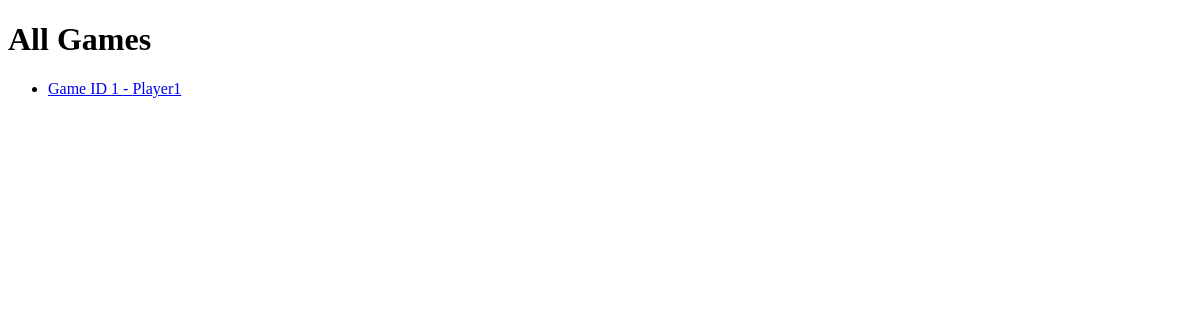
/wordle_game/games/, run on an earlier commit of the app's database.
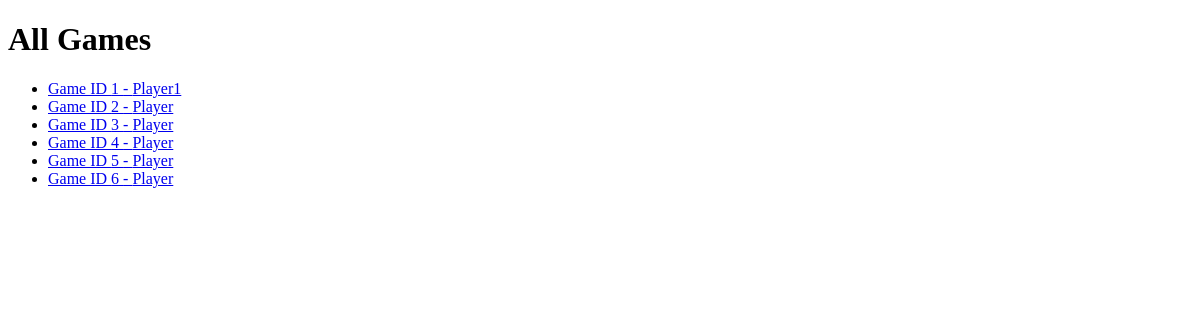
And on a later commit of the database.
### wordle_game/models.py (models this page shows, shortened)
class Game(models.Model):
    player_name = models.CharField(max_length=50)
    correct_word = models.ForeignKey(Word, on_delete=models.CASCADE)
    attempts = models.ManyToManyField(Attempt)
    MAX_ATTEMPTS = 5

### wordle_game/views.py (the view)
# urls.py: path("games/", views.all_games, name="all_games"),
def all_games(request):
    games = Game.objects.all()
    return render(request, "wordle_game/all_games.html", {"games": games})

### wordle_game/templates/wordle_game/all_games.html (shortened to what this page needs)
<!DOCTYPE html>
<html lang="en">
<head>
</head>
<body>
    <h1>All Games</h1>
    {% if games %}
        <ul>
        {% for game in games %}
            <li><a href="{% url 'game_board' game.id %}">Game ID {{ game.id }} - {{ game.player_name }}</a></li>
        {% endfor %}
        </ul>
    {% else %}
        <p>No games available.</p>
    {% endif %}
</body>
</html>

What changed in the data, as far as the page shows it:
added Game: id "2", player_name "Player"
added Game: id "3", player_name "Player"
added Game: id "4", player_name "Player"
added Game: id "5", player_name "Player"
added Game: id "6", player_name "Player"
